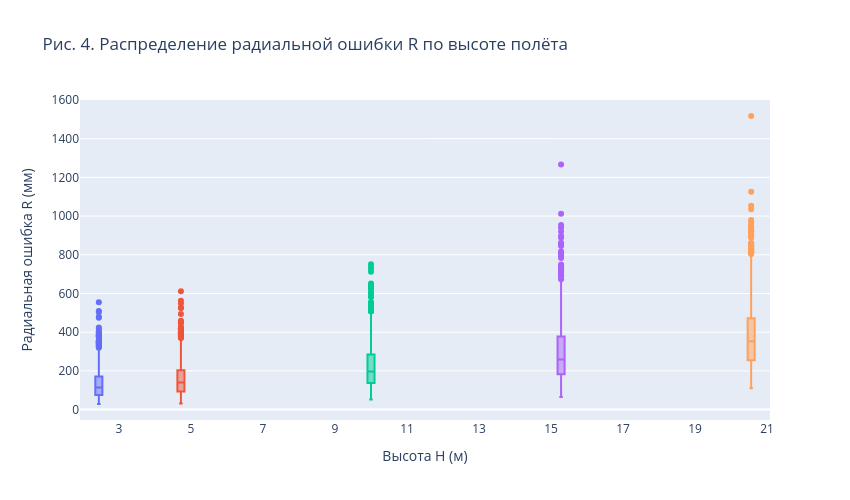

The notebook cell this image was saved under:
### Markdown cell above
### Распределение ошибки по высотам

### Code cell
fig = px.box(
    df, x="H", y="R", color="H_cat",
    title="Рис. 4. Распределение радиальной ошибки R по высоте полёта",
    labels={"H": "Высота H (м)", "R": "Радиальная ошибка R (мм)", "H_cat": "Высота"},
    category_orders={"H_cat": H_CAT_ORDER},
)
fig.update_layout(showlegend=False, height=500, width=850)
ALL_FIGS.append(("fig_04_boxplot_H", fig))
fig.show()

### Figure 1 — Plotly figure (JSON) as saved in the notebook; plotly's stock layout.template omitted (floating-point values rounded to 4 significant figures; data arrays with more than 128 entries replaced by an {"elided": "..."} marker saying what was removed)
{"data": [{"alignmentgroup": "True", "hovertemplate": "Высота=3 м<br>Высота H (м)=%{x}<br>Радиальная ошибка R (мм)=%{y}<extra></extra>", "legendgroup": "3 м", "marker": {"color": "#636efa"}, "name": "3 м", "notched": false, "offsetgroup": "3 м", "orientation": "v", "showlegend": true, "type": "box", "x": {"elided": "900 int values"}, "x0": " ", "xaxis": "x", "y": {"elided": "900 float values"}, "y0": " ", "yaxis": "y"}, {"alignmentgroup": "True", "hovertemplate": "Высота=5 м<br>Высота H (м)=%{x}<br>Радиальная ошибка R (мм)=%{y}<extra></extra>", "legendgroup": "5 м", "marker": {"color": "#EF553B"}, "name": "5 м", "notched": false, "offsetgroup": "5 м", "orientation": "v", "showlegend": true, "type": "box", "x": {"elided": "900 int values"}, "x0": " ", "xaxis": "x", "y": {"elided": "900 float values"}, "y0": " ", "yaxis": "y"}, {"alignmentgroup": "True", "hovertemplate": "Высота=10 м<br>Высота H (м)=%{x}<br>Радиальная ошибка R (мм)=%{y}<extra></extra>", "legendgroup": "10 м", "marker": {"color": "#00cc96"}, "name": "10 м", "notched": false, "offsetgroup": "10 м", "orientation": "v", "showlegend": true, "type": "box", "x": {"elided": "900 int values"}, "x0": " ", "xaxis": "x", "y": {"elided": "900 float values"}, "y0": " ", "yaxis": "y"}, {"alignmentgroup": "True", "hovertemplate": "Высота=15 м<br>Высота H (м)=%{x}<br>Радиальная ошибка R (мм)=%{y}<extra></extra>", "legendgroup": "15 м", "marker": {"color": "#ab63fa"}, "name": "15 м", "notched": false, "offsetgroup": "15 м", "orientation": "v", "showlegend": true, "type": "box", "x": {"elided": "900 int values"}, "x0": " ", "xaxis": "x", "y": {"elided": "900 float values"}, "y0": " ", "yaxis": "y"}, {"alignmentgroup": "True", "hovertemplate": "Высота=20 м<br>Высота H (м)=%{x}<br>Радиальная ошибка R (мм)=%{y}<extra></extra>", "legendgroup": "20 м", "marker": {"color": "#FFA15A"}, "name": "20 м", "notched": false, "offsetgroup": "20 м", "orientation": "v", "showlegend": true, "type": "box", "x": {"elided": "900 int values"}, "x0": " ", "xaxis": "x", "y": {"elided": "900 float values"}, "y0": " ", "yaxis": "y"}], "layout": {"boxmode": "group", "height": 500, "legend": {"title": {"text": "Высота"}, "tracegroupgap": 0}, "showlegend": false, "title": {"text": "Рис. 4. Распределение радиальной ошибки R по высоте полёта"}, "width": 850, "xaxis": {"anchor": "y", "domain": [0, 1], "title": {"text": "Высота H (м)"}}, "yaxis": {"anchor": "x", "domain": [0, 1], "title": {"text": "Радиальная ошибка R (мм)"}}}}
